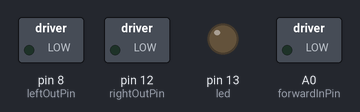
The sketch below on a simulated Arduino Uno, built with avr-gcc and run on an emulated ATmega328P. Parts: switched loads named in the sketch (green lamp = pin HIGH), output pins drawn as LEDs (lit = HIGH).

Above: at 1.5 s.
At 25.4 s:
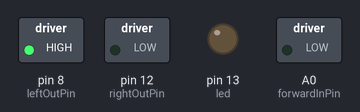
At 35.3 s:
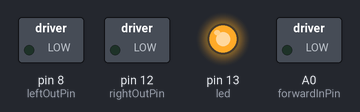
At 46.9 s:
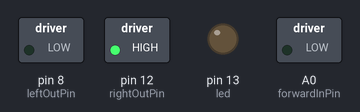
Timing chart, 0 to 50.4 s (numbered marks = the images above):
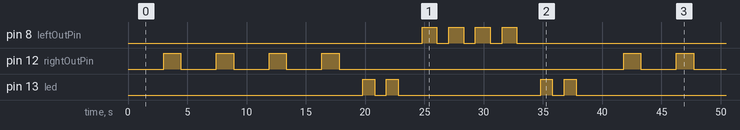

Measured:
- by itself, pin 8 (leftOutPin): repeats every 38.8 s: 3 × (LOW 1.0 s, HIGH 1.3 s), LOW 30.8 s, HIGH 1.3 s
- by itself, pin 12 (rightOutPin): repeats every 38.8 s: 3 × (LOW 3.0 s, HIGH 1.5 s), LOW 24.0 s, HIGH 1.5 s
- by itself, pin 13 (led): repeats every 38.8 s: LOW 1.0 s, HIGH 1.0 s, LOW 12.0 s, HIGH 1.0 s, LOW 1.0 s, HIGH 1.0 s, LOW 20.8 s, HIGH 1.0 s

The sketch:

robo_JS_setup.ino
```cpp
int forwardInPin = A0;                         // variable forwardInPin to analog input 0
int leftOutPin = 8;                            // variable leftOutPin to digital 8
int rightOutPin = 12;                          // variable rightOutPin to digital 12
int led = 13;                                  // varaible led to digital 13


void setup()
{
  pinMode(forwardInPin, INPUT);                // sets the analog pin as input
  pinMode(leftOutPin, OUTPUT);                 // sets the pin as output
  pinMode(rightOutPin, OUTPUT);                // sets the pin as output
  pinMode(led, OUTPUT);                        // sets the pin as output
}


void loop() //list of instructions
{
   moveForward();
   moveForward();
   moveForward();
   turnLeft();
   moveForward();
   moveForward();
   moveForward();
   turnLeft();
   moveForward();
   moveForward();
   moveForward();
   turnLeft();
   moveForward();
   moveForward();
   moveForward();
   turnLeft();
   stopMovement();
   stopMovement();
   indicatorLight();
   indicatorLight();

   moveForward();
   turnRight();
   moveForward();
   turnRight();
   moveForward();
   turnRight();
   moveForward();
   turnRight();
   stopMovement();
   stopMovement();
   indicatorLight();
   indicatorLight();
}

void moveForward() //move forward 1 foot
{
    analogWrite(forwardInPin, HIGH);         // turns on forward power
    digitalWrite(leftOutPin, LOW);           // left pulls in
    digitalWrite(rightOutPin, LOW);          // right pulls in
    delay(1000);                             // waits for a second
};

void turnRight() // turn right 90 degrees
{
    analogWrite(forwardInPin, HIGH);         // turns on forward power
    digitalWrite(leftOutPin, HIGH);          // left pulls in
    digitalWrite(rightOutPin, LOW);          // right stops pulling in
    delay(1250);                             // time of turn
};

void turnLeft() // turn left 90 degrees
{
    analogWrite(forwardInPin, HIGH);          // turns on forward power
    digitalWrite(leftOutPin, LOW);            // left stops pulling in
    digitalWrite(rightOutPin, HIGH);          // right pulls in
    delay(1450);                              // time of turn
};

void stopMovement() // stop robot
{
    pinMode(forwardInPin, INPUT);                // sets the analog pin as input
    digitalWrite(leftOutPin, LOW);            // left stops pulling in
    digitalWrite(rightOutPin, LOW);           // right stops pulling in
    delay(1000);
};

void indicatorLight() //flash the indicator light
{
    digitalWrite(led, HIGH);                  // turn the LED on (HIGH is the voltage level)
    delay(1000);                          // wait for a second
    digitalWrite(led, LOW);                   // turn the LED off by making the voltage LOW
    delay(1000);                          // wait for a second
};
```
